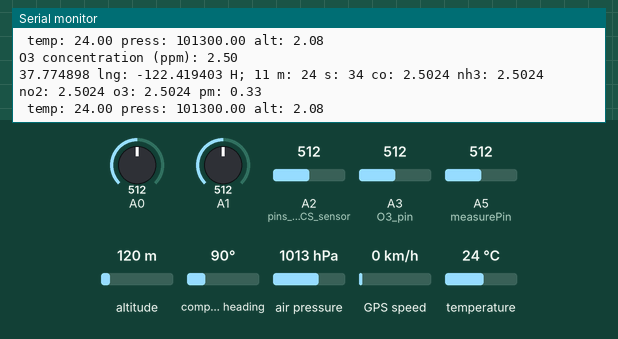
This sketch was run on a simulated Arduino Uno, built with avr-gcc and run on an emulated ATmega328P. Shown: the last lines printed to the serial monitor. Inputs (shaded band) come from the test bench; at power-on: A5 (measurePin) = 512, compass heading 90°, air pressure 1013 hPa, A0 = 512, A1 = 512, A2 (pins_voor_MICS_sensor) = 512, A3 (O3_pin) = 512, altitude 120 m, GPS speed 0 km/h, temperature 24 °C. The GPS gets a fix after 3 s at 37.7749, -122.4194 with 8 satellites.

Above: at 5.6 s.
5.7 s: A5 (measurePin) set to 128
At 7.74 s:
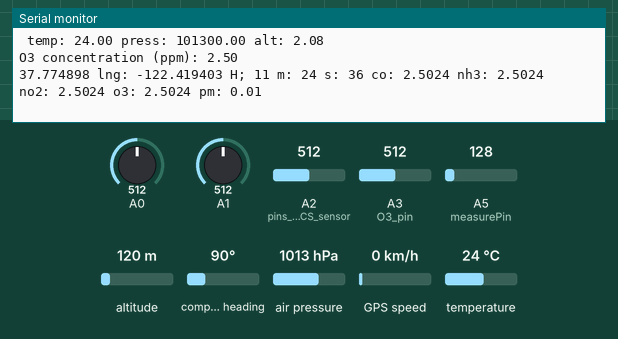
10.1 s: A5 (measurePin) set to 112
At 10.26 s:
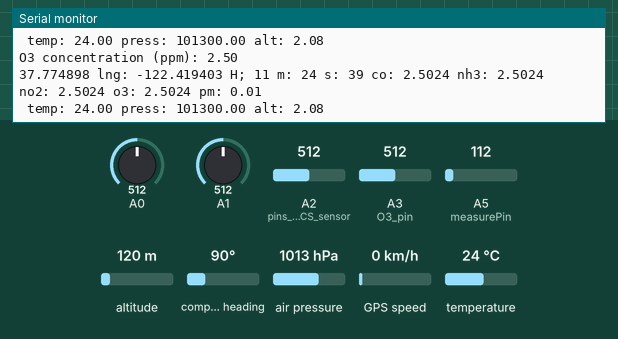
14.5 s: compass heading set to 180°
At 14.57 s:
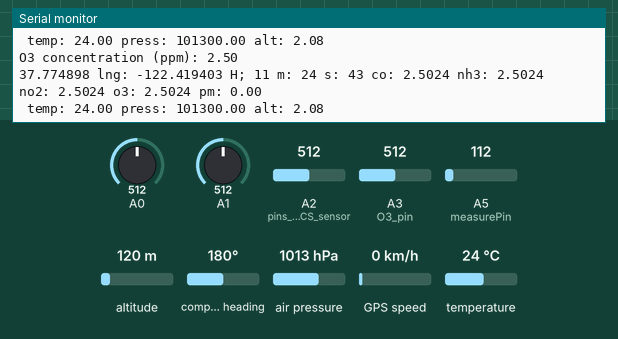
23.3 s: air pressure set to 952 hPa
At 23.37 s:
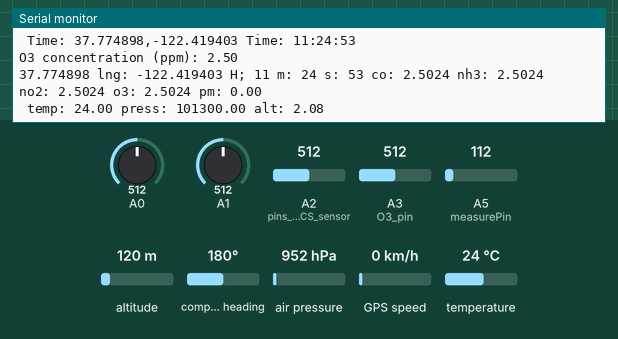
Timing chart, 0 to 26.3 s (numbered marks = the images above; inputs shaded):
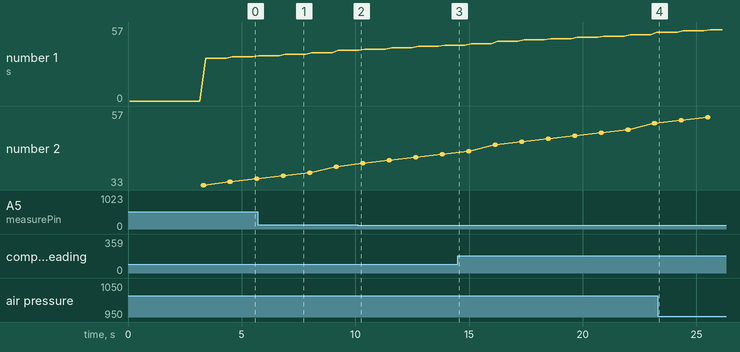

Measured:
- the behaviour switches between 121 and 120 on A5 (measurePin) (found by bisection; images 1 and 2)
- after the input at 5.7 s, the serial monitor: prints a new line after 0.23 s (image 1)

The sketch:

Full_code_V1.0.ino
```cpp
#include <Adafruit_BMP280.h>  // voor de barometer
#include <Wire.h>  // voor basicly alles, komt uit barometer
#include <SPI.h>  // barometer
#include <SoftwareSerial.h>  // komt uit gps
#include <TinyGPS++.h>  // voor gps

#define BMP_SCK  (13)
#define BMP_MISO (12)
#define BMP_MOSI (11)
#define BMP_CS   (10)
Adafruit_BMP280 bmp; // I2C
//Adafruit_BMP280 bmp(BMP_CS); // hardware SPI
//Adafruit_BMP280 bmp(BMP_CS, BMP_MOSI, BMP_MISO,  BMP_SCK);

static const int RXPin = 4, TXPin = 3;
static const uint32_t GPSBaud = 9600;

const float max_volts = 5.0;
const float max_analog_steps = 1023.0;  // constantes voor analoge inputs

float temp;
float press;
float alt;  // variablen voor gemeten waarde barometer

double lat;
double lng;
int hour;
int min;
int sec; // variabelen voor gemeten waarde GPS

float CO;
float NH3;
float NO2;  // variabelen voor de gas sensor

int measurePin = A5; //de zwarte kabel moet in A5
int ledPower = 7; //witte kabel moet in gpio ... (in dit geval 7)
float voMeasured = 0;
float calcVoltage = 0;
float dustDensity = 0;  // variabelen voor de pm sensor

int O3_pin = A3;
float O3;

TinyGPSPlus gps;

SoftwareSerial ss(RXPin, TXPin);

void setup() {
  Serial.begin(9600);  // voor prints, weet niet of dit uitendelijk nodig is

  pinMode(A0, INPUT);
  pinMode(A1, INPUT);
  pinMode(A2, INPUT);  // pins voor MICS sensor

  pinMode(ledPower, OUTPUT);  // pin voor PM sensor

  pinMode(A0, INPUT);
  pinMode(7, INPUT);  // pin voor ozon

  ss.begin(GPSBaud);  // om te communiceren met GPS

  while ( !Serial ) delay(100);   // wait for native usb

  Serial.println(F("CanSat code!"));  // eerste test print

  unsigned status;  // geen idee wat dit is
  //status = bmp.begin(BMP280_ADDRESS_ALT, BMP280_CHIPID);
  status = bmp.begin();  // init voor de barometer
  if (!status) {  // debug voor barometer
    Serial.println(F("Could not find a valid BMP280 sensor, check wiring or "
                      "try a different address!"));
    Serial.print("SensorID was: 0x");
    Serial.println(bmp.sensorID(),16);
    Serial.print("        ID of 0xFF probably means a bad address, a BMP 180 or BMP 085\n");
    Serial.print("   ID of 0x56-0x58 represents a BMP 280,\n");
    Serial.print("        ID of 0x60 represents a BME 280.\n");
    Serial.print("        ID of 0x61 represents a BME 680.\n");
    while (1) delay(10);
  }

  /* Default settings from datasheet. */
  bmp.setSampling(Adafruit_BMP280::MODE_NORMAL,     /* Operating Mode. */
                  Adafruit_BMP280::SAMPLING_X2,     /* Temp. oversampling */
                  Adafruit_BMP280::SAMPLING_X16,    /* Pressure oversampling */
                  Adafruit_BMP280::FILTER_X16,      /* Filtering. */
                  Adafruit_BMP280::STANDBY_MS_500); /* Standby time. */

}

void loop() {
    temp = bmp.readTemperature();
    press = bmp.readPressure();
    alt = bmp.readAltitude(1013.25);  // hier moet ook de meting van nu bij. (dat zou al in de setup kunnen worden gekalibreerd)
  while (ss.available() > 0){
    gps.encode(ss.read());
    if (gps.location.isUpdated()){
      lat = gps.location.lat();
      lng = gps.location.lng();
      Serial.print(" Time: ");
      hour = gps.time.hour() + 1;
      min = gps.time.minute();
      sec = gps.time.second();
      Serial.print(gps.location.lat(), 6);
      Serial.print(",");
      Serial.print(gps.location.lng(), 6);
      Serial.print(" Time: ");
      Serial.print(gps.time.hour() + 1);
      Serial.print(":");
      Serial.print(gps.time.minute());
      Serial.print(":");
      Serial.println(gps.time.second());
      }
  }
  CO = analogRead(A0) * (max_volts / max_analog_steps);
  NH3 = analogRead(A1) * (max_volts / max_analog_steps);
  NO2 = analogRead(A2) * (max_volts / max_analog_steps);

  digitalWrite(ledPower,LOW);  // vanaf hier pm
  delayMicroseconds(280);

  voMeasured = analogRead(measurePin);

  delayMicroseconds(40);
  digitalWrite(ledPower,HIGH);
  delayMicroseconds(9680);

  calcVoltage = voMeasured*(5.0/1024);
  dustDensity = 0.17*calcVoltage-0.1;

  if ( dustDensity < 0)
  {
    dustDensity = 0.00;
  }// tot hier pm

  O3 = analogRead(O3_pin) * (max_volts / max_analog_steps);
  Serial.print("O3 concentration (ppm): ");
  Serial.println(O3);
  Serial.print(lat, 6);
  Serial.print(" lng: ");
  Serial.print(lng, 6);
  Serial.print(" H; ");
  Serial.print(hour);
  Serial.print(" m: ");
  Serial.print(min);
  Serial.print(" s: ");
  Serial.print(sec);
  Serial.print(" co: ");
  Serial.print(CO, 4);
  Serial.print(" nh3: ");
  Serial.print(NH3, 4);
  Serial.print(" no2: ");
  Serial.print(NO2, 4);
  Serial.print(" o3: ");
  Serial.print(O3, 4);
  Serial.print(" pm: ");
  Serial.println(dustDensity);
  Serial.print(" temp: ");
  Serial.print(temp);
  Serial.print(" press: ");
  Serial.print(press);
  Serial.print(" alt: ");
  Serial.println(alt);
}

// note: NO2, GPS, fijnstof en barometer gedaan
// werkend inc wire: NO2, Fijnstof
// TODO: onzon, telecommunicatie
```
